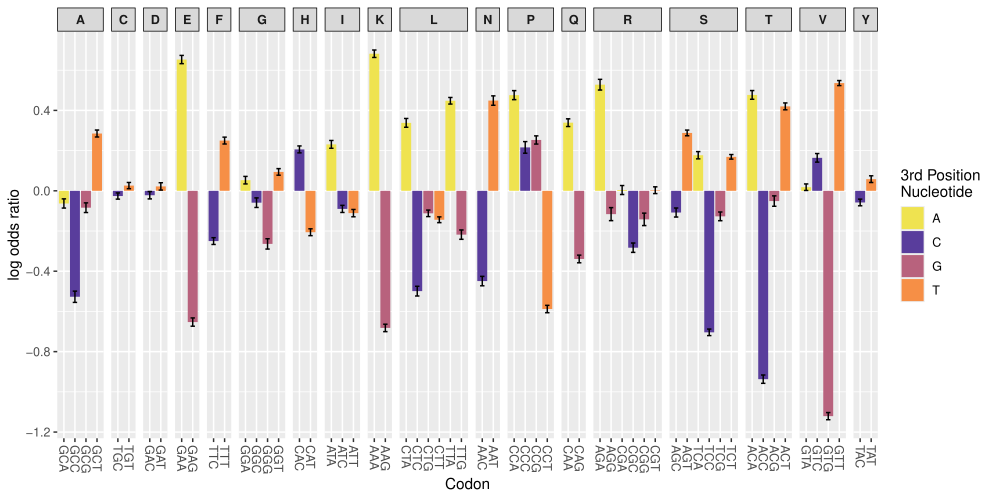

Recreate this plot in R.

library(ggplot2)

#read in VedIO

data = read.csv("log_odds_results_Cambray.csv", h = TRUE)

pdf("figure5.pdf", width = 10, height = 5)
fig5 = ggplot(data, aes(x = Codon, y = Log_Odds)) + 
	geom_col(aes(fill = Last_base)) +
	scale_fill_manual(values = c("#EFE350FF", "#593D9CFF", "#B8627DFF", "#F68F46FF")) + 
	geom_errorbar(aes(ymin = Log_Odds - Std_Error, ymax = Log_Odds + Std_Error, width = 0.4), colour = "black") + 
	facet_grid(~Amino_acid, scales = "free_x", space = "free_x") + 
	scale_x_discrete(guide = guide_axis(angle = -90)) + 
	labs(x = "Codon", y = "log odds ratio", fill = "3rd Position \nNucleotide") + 
	theme(strip.text.x = element_text(face = "bold"), strip.background = element_rect(color = "black")) 
print(fig5)
dev.off()


#plot VedIO by codon, coloured based on 3rd position nucleotide
